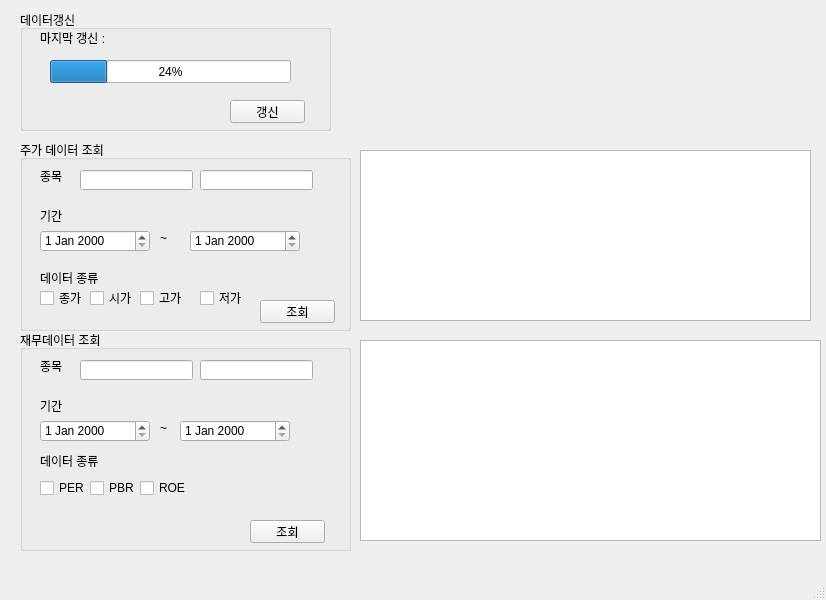
<?xml version="1.0" encoding="UTF-8"?>
<ui version="4.0">
 <class>MainWindow</class>
 <widget class="QMainWindow" name="MainWindow">
  <property name="geometry">
   <rect>
    <x>0</x>
    <y>0</y>
    <width>826</width>
    <height>600</height>
   </rect>
  </property>
  <property name="windowTitle">
   <string>PyQuery</string>
  </property>
  <widget class="QWidget" name="centralwidget">
   <widget class="QGroupBox" name="groupBox">
    <property name="geometry">
     <rect>
      <x>20</x>
      <y>10</y>
      <width>311</width>
      <height>121</height>
     </rect>
    </property>
    <property name="title">
     <string>데이터갱신</string>
    </property>
    <widget class="QPushButton" name="renewalBtn">
     <property name="geometry">
      <rect>
       <x>210</x>
       <y>90</y>
       <width>75</width>
       <height>23</height>
      </rect>
     </property>
     <property name="text">
      <string>갱신</string>
     </property>
    </widget>
    <widget class="QLabel" name="label">
     <property name="geometry">
      <rect>
       <x>20</x>
       <y>20</y>
       <width>71</width>
       <height>16</height>
      </rect>
     </property>
     <property name="text">
      <string>마지막 갱신 :</string>
     </property>
    </widget>
    <widget class="QLabel" name="lastUpdate">
     <property name="geometry">
      <rect>
       <x>110</x>
       <y>20</y>
       <width>121</width>
       <height>16</height>
      </rect>
     </property>
     <property name="text">
      <string/>
     </property>
    </widget>
    <widget class="QProgressBar" name="progressBar">
     <property name="geometry">
      <rect>
       <x>30</x>
       <y>50</y>
       <width>241</width>
       <height>23</height>
      </rect>
     </property>
     <property name="value">
      <number>24</number>
     </property>
    </widget>
   </widget>
   <widget class="QGroupBox" name="groupBox_2">
    <property name="geometry">
     <rect>
      <x>20</x>
      <y>140</y>
      <width>331</width>
      <height>191</height>
     </rect>
    </property>
    <property name="title">
     <string>주가 데이터 조회</string>
    </property>
    <widget class="QLabel" name="label_2">
     <property name="geometry">
      <rect>
       <x>20</x>
       <y>30</y>
       <width>56</width>
       <height>12</height>
      </rect>
     </property>
     <property name="text">
      <string>종목</string>
     </property>
    </widget>
    <widget class="QLabel" name="label_3">
     <property name="geometry">
      <rect>
       <x>20</x>
       <y>130</y>
       <width>71</width>
       <height>16</height>
      </rect>
     </property>
     <property name="text">
      <string>데이터 종류</string>
     </property>
    </widget>
    <widget class="QLabel" name="label_4">
     <property name="geometry">
      <rect>
       <x>20</x>
       <y>70</y>
       <width>56</width>
       <height>12</height>
      </rect>
     </property>
     <property name="text">
      <string>기간</string>
     </property>
    </widget>
    <widget class="QDateEdit" name="stock_sdate">
     <property name="geometry">
      <rect>
       <x>20</x>
       <y>90</y>
       <width>110</width>
       <height>22</height>
      </rect>
     </property>
    </widget>
    <widget class="QDateEdit" name="stock_edate">
     <property name="geometry">
      <rect>
       <x>170</x>
       <y>90</y>
       <width>110</width>
       <height>22</height>
      </rect>
     </property>
    </widget>
    <widget class="QLabel" name="label_5">
     <property name="geometry">
      <rect>
       <x>140</x>
       <y>90</y>
       <width>21</width>
       <height>16</height>
      </rect>
     </property>
     <property name="text">
      <string>~</string>
     </property>
    </widget>
    <widget class="QCheckBox" name="check_open">
     <property name="geometry">
      <rect>
       <x>70</x>
       <y>150</y>
       <width>81</width>
       <height>16</height>
      </rect>
     </property>
     <property name="text">
      <string>시가</string>
     </property>
    </widget>
    <widget class="QCheckBox" name="check_close">
     <property name="geometry">
      <rect>
       <x>20</x>
       <y>150</y>
       <width>81</width>
       <height>16</height>
      </rect>
     </property>
     <property name="text">
      <string>종가</string>
     </property>
    </widget>
    <widget class="QCheckBox" name="check_high">
     <property name="geometry">
      <rect>
       <x>120</x>
       <y>150</y>
       <width>81</width>
       <height>16</height>
      </rect>
     </property>
     <property name="text">
      <string>고가</string>
     </property>
    </widget>
    <widget class="QCheckBox" name="check_low">
     <property name="geometry">
      <rect>
       <x>180</x>
       <y>150</y>
       <width>81</width>
       <height>16</height>
      </rect>
     </property>
     <property name="text">
      <string>저가</string>
     </property>
    </widget>
    <widget class="QLineEdit" name="stcok_codeEdit">
     <property name="geometry">
      <rect>
       <x>60</x>
       <y>30</y>
       <width>113</width>
       <height>20</height>
      </rect>
     </property>
    </widget>
    <widget class="QLineEdit" name="stock_codeEdit2">
     <property name="geometry">
      <rect>
       <x>180</x>
       <y>30</y>
       <width>113</width>
       <height>20</height>
      </rect>
     </property>
    </widget>
    <widget class="QPushButton" name="stock_btn">
     <property name="geometry">
      <rect>
       <x>240</x>
       <y>160</y>
       <width>75</width>
       <height>23</height>
      </rect>
     </property>
     <property name="text">
      <string>조회</string>
     </property>
    </widget>
   </widget>
   <widget class="QTableWidget" name="tableWidget_2">
    <property name="geometry">
     <rect>
      <x>360</x>
      <y>340</y>
      <width>461</width>
      <height>201</height>
     </rect>
    </property>
   </widget>
   <widget class="QTableWidget" name="stock_tableWidget">
    <property name="geometry">
     <rect>
      <x>360</x>
      <y>150</y>
      <width>451</width>
      <height>171</height>
     </rect>
    </property>
   </widget>
   <widget class="QGroupBox" name="groupBox_3">
    <property name="geometry">
     <rect>
      <x>20</x>
      <y>330</y>
      <width>331</width>
      <height>221</height>
     </rect>
    </property>
    <property name="title">
     <string>재무데이터 조회</string>
    </property>
    <widget class="QLabel" name="label_6">
     <property name="geometry">
      <rect>
       <x>20</x>
       <y>30</y>
       <width>56</width>
       <height>12</height>
      </rect>
     </property>
     <property name="text">
      <string>종목</string>
     </property>
    </widget>
    <widget class="QLabel" name="label_7">
     <property name="geometry">
      <rect>
       <x>20</x>
       <y>120</y>
       <width>71</width>
       <height>21</height>
      </rect>
     </property>
     <property name="text">
      <string>데이터 종류</string>
     </property>
    </widget>
    <widget class="QLabel" name="label_8">
     <property name="geometry">
      <rect>
       <x>20</x>
       <y>70</y>
       <width>56</width>
       <height>12</height>
      </rect>
     </property>
     <property name="text">
      <string>기간</string>
     </property>
    </widget>
    <widget class="QDateEdit" name="dateEdit_3">
     <property name="geometry">
      <rect>
       <x>20</x>
       <y>90</y>
       <width>110</width>
       <height>22</height>
      </rect>
     </property>
    </widget>
    <widget class="QDateEdit" name="dateEdit_4">
     <property name="geometry">
      <rect>
       <x>160</x>
       <y>90</y>
       <width>110</width>
       <height>22</height>
      </rect>
     </property>
    </widget>
    <widget class="QLabel" name="label_9">
     <property name="geometry">
      <rect>
       <x>140</x>
       <y>90</y>
       <width>21</width>
       <height>16</height>
      </rect>
     </property>
     <property name="text">
      <string>~</string>
     </property>
    </widget>
    <widget class="QLineEdit" name="lineEdit_4">
     <property name="geometry">
      <rect>
       <x>60</x>
       <y>30</y>
       <width>113</width>
       <height>20</height>
      </rect>
     </property>
    </widget>
    <widget class="QLineEdit" name="lineEdit_5">
     <property name="geometry">
      <rect>
       <x>180</x>
       <y>30</y>
       <width>113</width>
       <height>20</height>
      </rect>
     </property>
    </widget>
    <widget class="QPushButton" name="pushButton_3">
     <property name="geometry">
      <rect>
       <x>230</x>
       <y>190</y>
       <width>75</width>
       <height>23</height>
      </rect>
     </property>
     <property name="text">
      <string>조회</string>
     </property>
    </widget>
    <widget class="QCheckBox" name="checkBox_5">
     <property name="geometry">
      <rect>
       <x>20</x>
       <y>150</y>
       <width>81</width>
       <height>16</height>
      </rect>
     </property>
     <property name="text">
      <string>PER</string>
     </property>
    </widget>
    <widget class="QCheckBox" name="checkBox_6">
     <property name="geometry">
      <rect>
       <x>70</x>
       <y>150</y>
       <width>81</width>
       <height>16</height>
      </rect>
     </property>
     <property name="text">
      <string>PBR</string>
     </property>
    </widget>
    <widget class="QCheckBox" name="checkBox_7">
     <property name="geometry">
      <rect>
       <x>120</x>
       <y>150</y>
       <width>81</width>
       <height>16</height>
      </rect>
     </property>
     <property name="text">
      <string>ROE</string>
     </property>
    </widget>
   </widget>
  </widget>
  <widget class="QMenuBar" name="menubar">
   <property name="geometry">
    <rect>
     <x>0</x>
     <y>0</y>
     <width>826</width>
     <height>21</height>
    </rect>
   </property>
  </widget>
  <widget class="QStatusBar" name="statusbar"/>
 </widget>
 <resources/>
 <connections/>
</ui>
